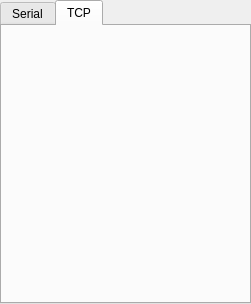
<?xml version="1.0" encoding="UTF-8"?>
<ui version="4.0">
 <class>TransferSettingsWidget</class>
 <widget class="QTabWidget" name="TransferSettingsWidget">
  <property name="geometry">
   <rect>
    <x>0</x>
    <y>0</y>
    <width>251</width>
    <height>304</height>
   </rect>
  </property>
  <property name="sizePolicy">
   <sizepolicy hsizetype="Fixed" vsizetype="Fixed">
    <horstretch>0</horstretch>
    <verstretch>0</verstretch>
   </sizepolicy>
  </property>
  <property name="windowTitle">
   <string>TabWidget</string>
  </property>
  <property name="currentIndex">
   <number>1</number>
  </property>
  <widget class="QWidget" name="tab_serial">
   <attribute name="title">
    <string>Serial</string>
   </attribute>
   <widget class="QLabel" name="label">
    <property name="geometry">
     <rect>
      <x>21</x>
      <y>21</y>
      <width>60</width>
      <height>18</height>
     </rect>
    </property>
    <property name="text">
     <string>BaudRate</string>
    </property>
   </widget>
   <widget class="QComboBox" name="comboBox">
    <property name="geometry">
     <rect>
      <x>87</x>
      <y>21</y>
      <width>79</width>
      <height>26</height>
     </rect>
    </property>
    <item>
     <property name="text">
      <string>110</string>
     </property>
    </item>
    <item>
     <property name="text">
      <string>300</string>
     </property>
    </item>
    <item>
     <property name="text">
      <string>600</string>
     </property>
    </item>
    <item>
     <property name="text">
      <string>1200</string>
     </property>
    </item>
    <item>
     <property name="text">
      <string>2400</string>
     </property>
    </item>
    <item>
     <property name="text">
      <string>4800</string>
     </property>
    </item>
    <item>
     <property name="text">
      <string>9600</string>
     </property>
    </item>
    <item>
     <property name="text">
      <string>14400</string>
     </property>
    </item>
    <item>
     <property name="text">
      <string>19200</string>
     </property>
    </item>
    <item>
     <property name="text">
      <string>38400</string>
     </property>
    </item>
    <item>
     <property name="text">
      <string>57600</string>
     </property>
    </item>
    <item>
     <property name="text">
      <string>115200</string>
     </property>
    </item>
    <item>
     <property name="text">
      <string>230400</string>
     </property>
    </item>
    <item>
     <property name="text">
      <string>460800</string>
     </property>
    </item>
    <item>
     <property name="text">
      <string>921600</string>
     </property>
    </item>
    <item>
     <property name="text">
      <string>custom</string>
     </property>
    </item>
   </widget>
  </widget>
  <widget class="QWidget" name="tab_tcp">
   <attribute name="title">
    <string>TCP</string>
   </attribute>
  </widget>
 </widget>
 <resources/>
 <connections/>
</ui>
